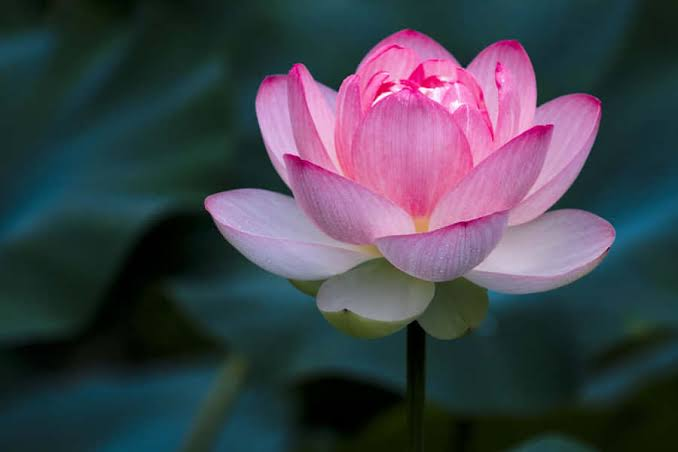
#> input picture Phase 6 (Contors & Shape Detection)/random_image.jpeg, 678 x 452 px, found by its file name
$ python finding_displaying.py
#> lines starting #> are read from the running program, lines starting #| are printed output that depends on the picture; after the words box and inside, x2 and y2 are one past the last pixel; in counts of white or black regions, pixels touching at a corner belong together
import cv2
img=cv2.imread('D:/Open CV/Phase 6 (Contors & Shape Detection)/random_image.jpeg')
#> img is the input picture: shape (452, 678, 3); mean B, G, R 76.3, 66.4, 64.8
gray=cv2.cvtColor(img,cv2.COLOR_BGR2GRAY)
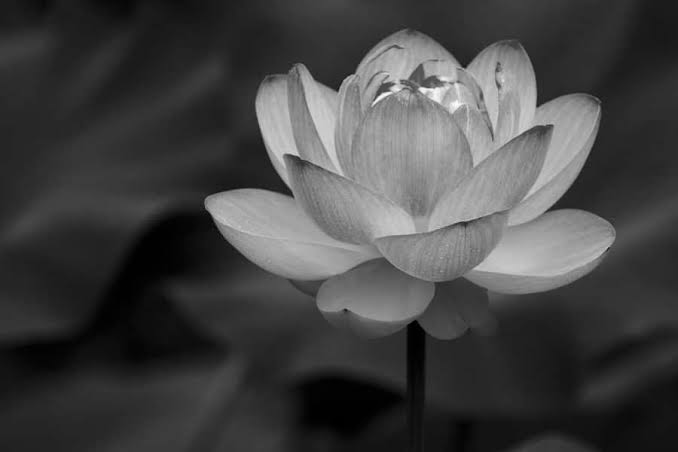
#> gray: shape (452, 678); min 0, max 251, mean 67
_,thresh=cv2.threshold(gray,127,255,cv2.THRESH_BINARY)      #Displaying contour
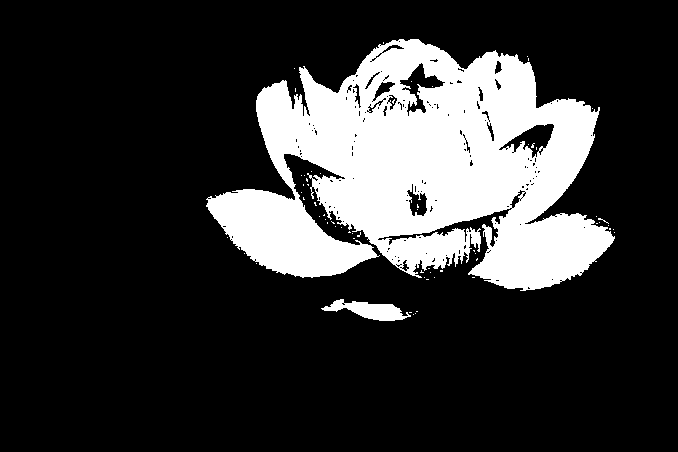
#> thresh: shape (452, 678); 20.5% white; 63 white regions (61 under 20 px)
contours,hierarchy=cv2.findContours(thresh,cv2.RETR_TREE,cv2.CHAIN_APPROX_SIMPLE)     #Find conntour
#> contours = 238 contours, 215 with area under 20; largest, box (x1, y1, x2, y2) and area: (206, 39, 615, 291) 63288, (321, 299, 411, 321) 877, (498, 123, 555, 159) 855, (399, 62, 446, 117) 846, (406, 183, 428, 217) 392
cv2.drawContours(img,contours,-1,(0,255,0),3)
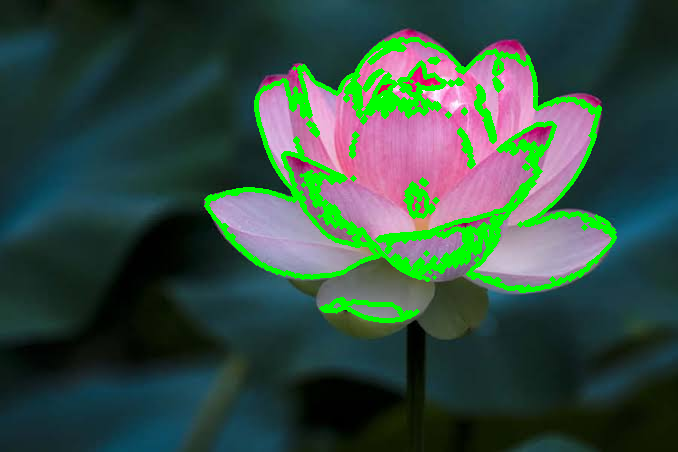
#> img: shape (452, 678, 3); 6.95% of pixels changed, all inside (x1, y1, x2, y2) = (204, 37, 617, 323)

cv2.imshow('Contours',img)
cv2.waitKey(0)
cv2.destroyAllWindows
